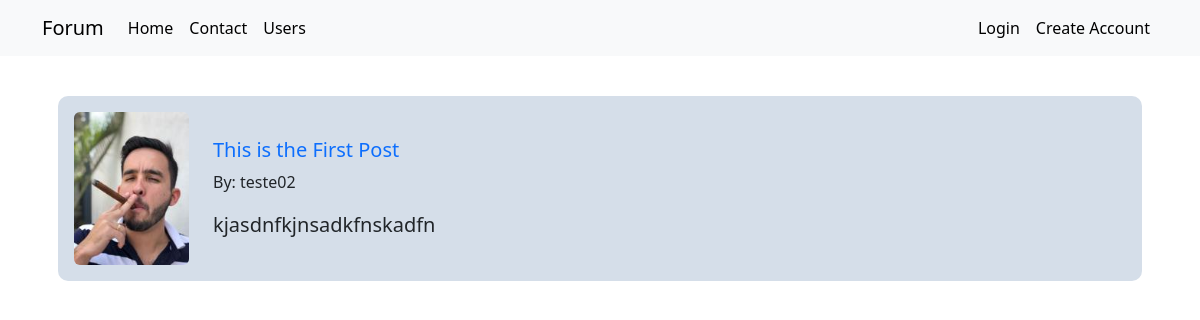
/post/1, run on the app's committed database.
### forumcommunity/models.py (models this page shows)
class User(db.Model, UserMixin):
    id = db.Column(db.Integer, primary_key=True)
    username = db.Column(db.String, nullable=False)
    email = db.Column(db.String, nullable=False, unique=True)
    password = db.Column(db.String, nullable=False)
    profile_picture = db.Column(db.String, default='default.jpg')
    posts = db.relationship('Post', backref='author', lazy=True)
    courses = db.Column(db.String, nullable=False, default='Uninformed')

class Post(db.Model):
    id = db.Column(db.Integer, primary_key=True)
    title = db.Column(db.String, nullable=False)
    body = db.Column(db.Text, nullable=False)
    creation_date = db.Column(db.DateTime, nullable=False, default=datetime.utcnow)
    id_user = db.Column(db.Integer, db.ForeignKey('user.id'), nullable=False )

### forumcommunity/routes.py (the view)
@app.route('/post/<post_id>')
def show_post(post_id):
    post = Post.query.get(post_id)
    return render_template('posts.html', post=post)

### forumcommunity/templates/posts.html
{% extends 'base.html' %}
{% block body %}
<div class="container mt-2">
    <div class="row mt-4 p-3">
        <div class="col">
            <div class="card custom-bg-color mb-4 w-100">
                <div class="card-body">
                    <div class="row align-items-center">
                        <div class="col-auto">
                            <img src="{{ url_for('static', filename='pictures/' + post.author.profile_picture) }}"
                                class="rounded profile-picture" />
                        </div>
                        <div class="col">
                            <a style="text-decoration: none;" href="{{ url_for('show_post', post_id=post.id )}}"> <h5 class="card-title">{{ post.title }}</h5> </a>
                            <p class="card-text">By: {{ post.author.username }}</p>
                            <p class="card-text fs-5">{{ post.body }}</p>
                        </div>
                    </div>
                </div>
            </div>
        </div>
    </div>
</div>
{% endblock %}

### forumcommunity/static/main.css (style rules this page uses)
.card { width: 400px; border: none; border-radius: 10px; background-color: #fff; }
.profile-picture { width: 115px; height: auto; border-radius: 50%; }
.custom-bg-color { background-color: #d5dee9 !important; }

### data on the page
User: profile_picture (picture), author.username "teste02"
Post: title "This is the First Post", body "kjasdnfkjnsadkfnskadfn"
